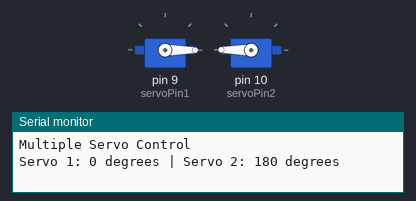
Recording of a sketch running on a simulated Arduino Uno, built with avr-gcc and run on an emulated ATmega328P. Parts: 2 × servo, the last lines printed to the serial monitor.

Above: at 0.05 s.
At 2.25 s:
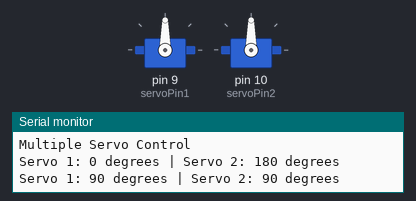
At 4.5 s:
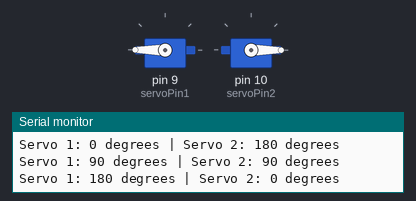
Timing chart, 0 to 5.9 s (numbered marks = the images above):
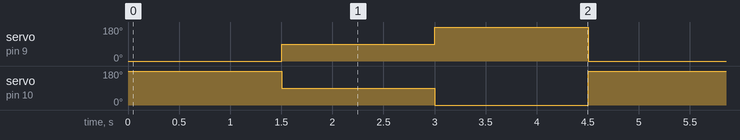

Measured:
- by itself, servo on pin 9 (servoPin1): repeats every 4.5 s: 180° 1.5 s, 0° 1.5 s, 90° 1.5 s
- by itself, servo on pin 10 (servoPin2): repeats every 4.5 s: 0° 1.5 s, 180° 1.5 s, 90° 1.5 s

The sketch:

Multiple_Servo_Control.ino
```cpp
// Multiple Servo Motor Control using Arduino Uno

#include <Servo.h>

Servo servo1;
Servo servo2;

const int servoPin1 = 9;
const int servoPin2 = 10;

void setup() {
  Serial.begin(9600);

  servo1.attach(servoPin1);
  servo2.attach(servoPin2);

  Serial.println("Multiple Servo Control");
}

void loop() {
  // Position 1
  servo1.write(0);
  servo2.write(180);
  Serial.println("Servo 1: 0 degrees | Servo 2: 180 degrees");
  delay(1500);

  // Position 2
  servo1.write(90);
  servo2.write(90);
  Serial.println("Servo 1: 90 degrees | Servo 2: 90 degrees");
  delay(1500);

  // Position 3
  servo1.write(180);
  servo2.write(0);
  Serial.println("Servo 1: 180 degrees | Servo 2: 0 degrees");
  delay(1500);
}
```
